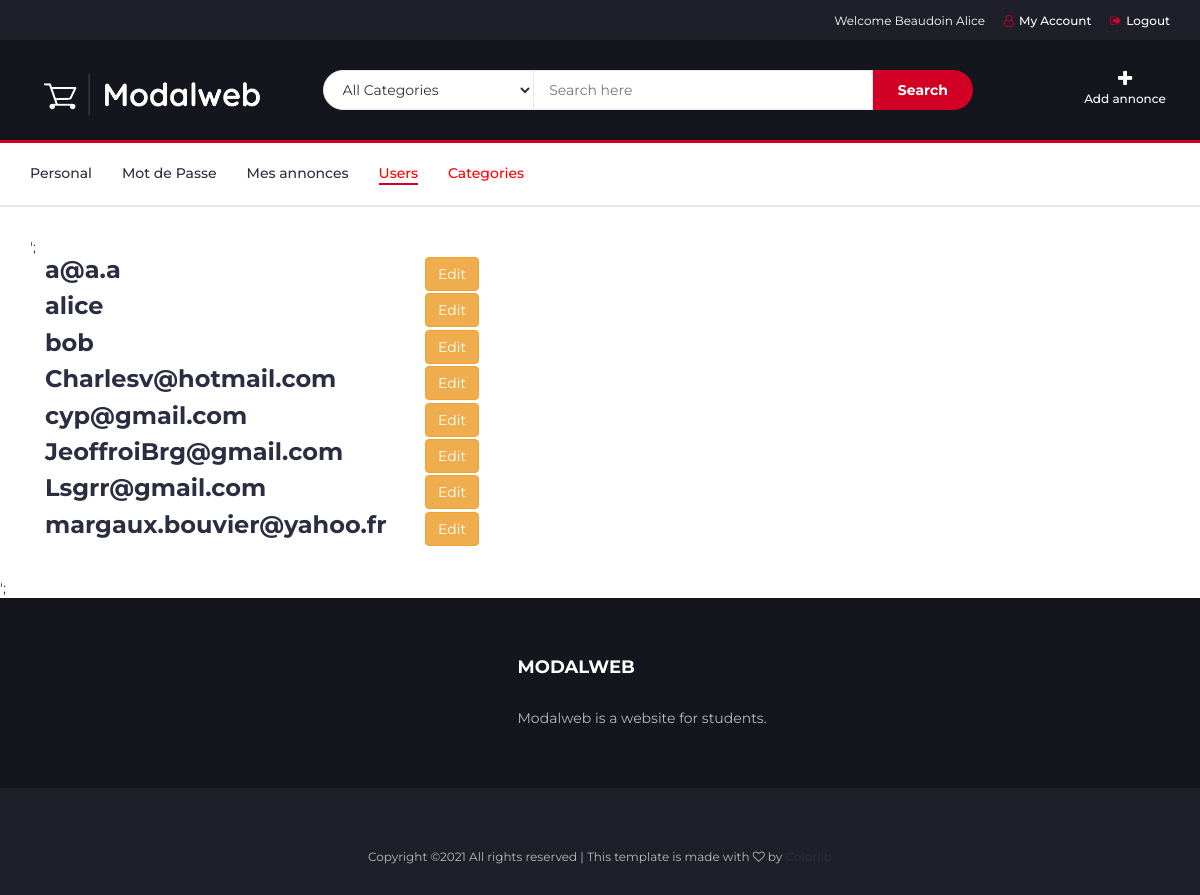
/content/users.php (signed in), run on the app's committed database.
### tables this page shows
CREATE TABLE `users` (
  `email` varchar(100) NOT NULL,
  `password` varchar(150) NOT NULL,
  `nom` varchar(150) DEFAULT NULL,
  `prenom` varchar(150) DEFAULT NULL,
  `phone` varchar(20) NOT NULL,
  `address` text NOT NULL,
  `is_admin` tinyint(1) NOT NULL DEFAULT 0
);

### models/UserModel.php (called while the page is built, shortened)
<?php
class UserModel
{
    public static function getAllUsers()
    {
        $dbh = Database::connect();
        $query = "SELECT * FROM `users`";
        $sth = $dbh->prepare($query);
        $sth->setFetchMode(PDO::FETCH_CLASS, 'UserModel');
        $sth->execute();
        $users = $sth->fetchAll();
        return $users;
    }
}
?>

### content/users.php (the view, shortened to what this page needs)
<?php
require_once "../models/UserModel.php";
$users = UserModel::getAllUsers();
?>
    <div class="section">
        <div class="container">';
            <?php
            foreach ($users as $user) {
                echo '<div class="row">';
                echo '<div class="col-md-12">';
                echo '<div class="col-md-4"><h3>' . htmlspecialchars($user->email) . '</h3></div>';
                echo '<div class="col-md-2"><a href="admin.php?user=' . htmlspecialchars($user->email) . '" type="button" class="btn btn-warning">Edit</a></div>';
                echo '</div>';
                echo '</div>';
            }
            ?>
        </div>
    </div>';

### content/css/style.css (style rules this page uses)
body { font-family: 'Montserrat', sans-serif; font-weight: 400; color: #333; }
h1, h2, h3, h4, h5, h6 { color: #2B2D42; font-weight: 700; margin: 0 0 10px; }
a { color: #2B2D42; font-weight: 500; -webkit-transition: 0.2s color; transition: 0.2s color; }
.section { padding-top: 30px; padding-bottom: 30px; }

### data on the page
users: email "a@a.a"
users: email "alice"
users: email "bob"
users: email "Charlesv@hotmail.com"
users: email "cyp@gmail.com"
users: email "JeoffroiBrg@gmail.com"
users: email "Lsgrr@gmail.com"
users: email "margaux.bouvier@yahoo.fr"

### other printed values
$bienvenue "Welcome Beaudoin Alice"
$text "My Account"
